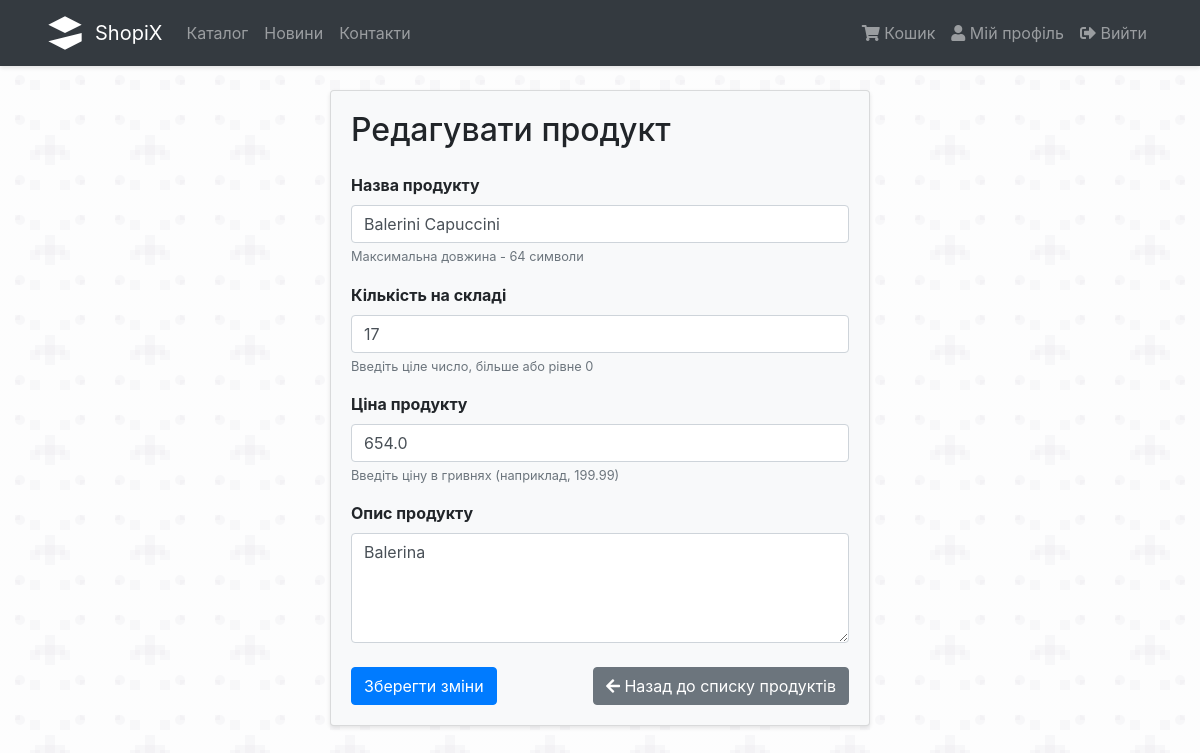
The page /products/4/edit (signed in) on the database as committed earlier.
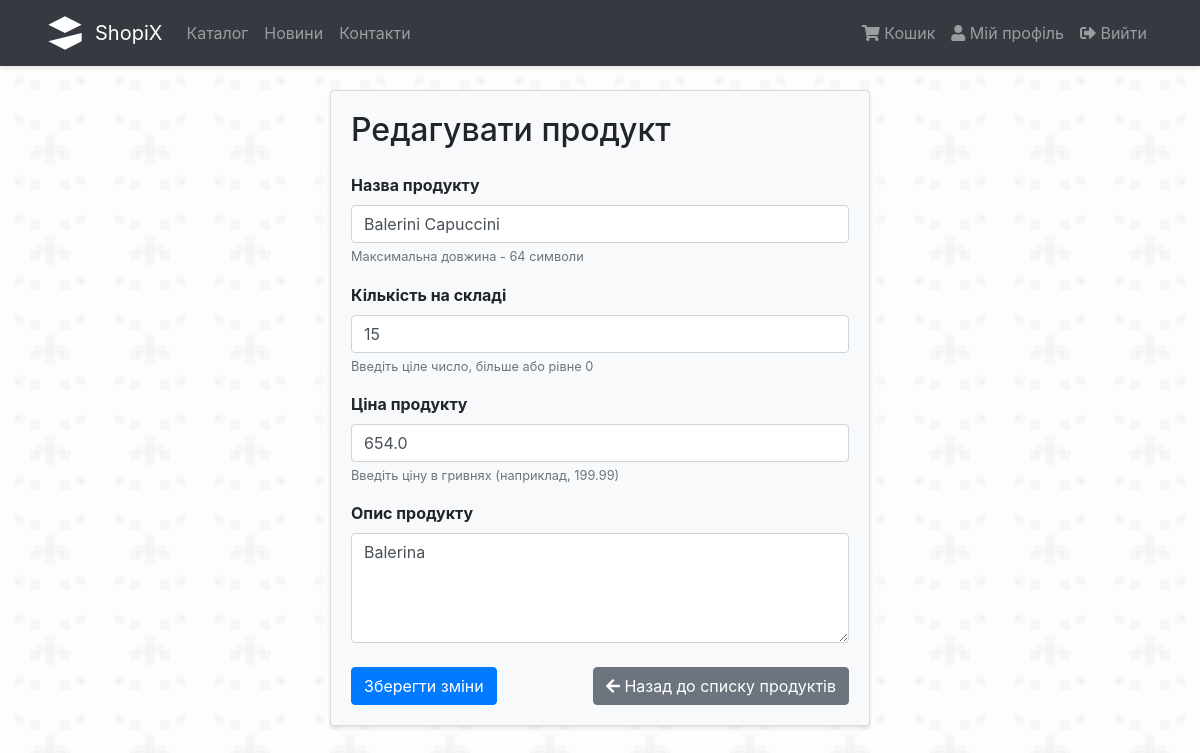
The same page on the database as committed later.
### proj/products/models.py (models this page shows, shortened)
class Product(db.Model):
    id = db.Column(db.Integer, primary_key=True)
    name = db.Column(db.String(64), unique=False, nullable=False)
    in_stock = db.Column(db.Integer, default=0)
    description = db.Column(db.Text)
    price = db.Column(db.Float, nullable=True, default=0.01) #TODO: set nullable=False after a wipe-out
    orders = db.relationship('OrderToProduct', backref='product', lazy=True)

### proj/products/routes.py (the view, shortened to what this page needs)
@products.route('/<int:id>/edit', methods=['GET', 'POST'])
@roles_required('admin')
def edit(id):
    product = Product.query.get_or_404(id)
    form = ProductForm(obj=product)
    return render_template('products/product_form.html', form=form)

### proj/products/forms.py
class ProductForm(FlaskForm):
    name = StringField('Назва продукту', validators=[DataRequired(message='Назва не може бути пустою!'), Length(max=64)])
    in_stock = IntegerField('Кількість на складі',validators=[NumberRange(min=0, message='Кількість не може бути менше нуля!')])
    description = TextAreaField('Опис продукту', validators=[DataRequired()])
    price = FloatField('Ціна продукту', validators=[NumberRange(min=0.0, message='Ціна не може бути менше нуля!')])
    submit = SubmitField('Створити продукт')
    class Meta:
        csrf = False

### proj/__init__.py (called while the page is built)
@login_manager.user_loader
def load_user(user_id):
    from proj.auth.models import User
    return User.query.get(int(user_id))

### proj/auth/permissions.py (called while the page is built)
def roles_required(*role_names):
    def decorator(f):
        @wraps(f)
        def decorated_function(*args, **kwargs):
            if current_user.is_anonymous or current_user.role.name not in role_names:
                abort(403)
            return f(*args, **kwargs)
        return decorated_function
    return decorator

### proj/templates/products/product_form.html (shortened to what this page needs)
{% extends "layout.html" %}
{% block content %}
    <div class="row justify-content-center">
        <div class="col-md-6">
            <div class="card bg-light">
                <div class="card-body">
                    <h2 class="card-title mb-4">
                        {% if form.name.data %}
                            Редагувати продукт
                        {% else %}
                            Додати новий продукт
                        {% endif %}
                    </h2>
                    <form method="post">
                        <div class="form-group">
                            {{ form.name.label(class="font-weight-bold") }}
                            {{ form.name(
                                class="form-control" + (" is-invalid" if form.name.errors else ""),
                                type="text",
                                placeholder="Введіть назву продукту",
                                maxlength="64",
                                required=True
                            ) }}
                            <small class="form-text text-muted">Максимальна довжина - 64 символи</small>
                        </div>
                        <div class="form-group">
                            {{ form.in_stock.label(class="font-weight-bold") }}
                            {{ form.in_stock(
                                class="form-control" + (" is-invalid" if form.in_stock.errors else ""),
                                type="number",
                                min="0",
                                step="1",
                                placeholder="Введіть кількість",
                                required=True
                            ) }}
                            <small class="form-text text-muted">Введіть ціле число, більше або рівне 0</small>
                        </div>
                        <div class="form-group">
                            {{ form.price.label(class="font-weight-bold") }}
                            {{ form.price(
                                class="form-control" + (" is-invalid" if form.price.errors else ""),
                                type="number",
                                min="0.01",
                                step="0.01",
                                placeholder="Введіть ціну в грн",
                                required=True
                            ) }}
                            <small class="form-text text-muted">Введіть ціну в гривнях (наприклад, 199.99)</small>
                        </div>
                        <div class="form-group">
                            {{ form.description.label(class="font-weight-bold") }}
                            {{ form.description(
                                class="form-control" + (" is-invalid" if form.description.errors else ""),
                                rows="4",
                                placeholder="Введіть опис продукту"
                            ) }}
                        </div>
                        <div class="d-flex justify-content-between align-items-center mt-4">
                            <button type="submit" class="btn btn-primary">
                                {% if form.name.data %}
                                    Зберегти зміни
                                {% else %}
                                    Додати продукт
                                {% endif %}
                            </button>
                            <a href="{{ url_for('products.index') }}" class="btn btn-secondary">
                                <i class="fas fa-arrow-left"></i> Назад до списку продуктів
                            </a>
                        </div>
                    </form>
                </div>
            </div>
        </div>
    </div>
{% endblock %}

Rows that differ between the two databases and show on the page:
changed Product "Balerini Capuccini": in_stock "17" → "15"
